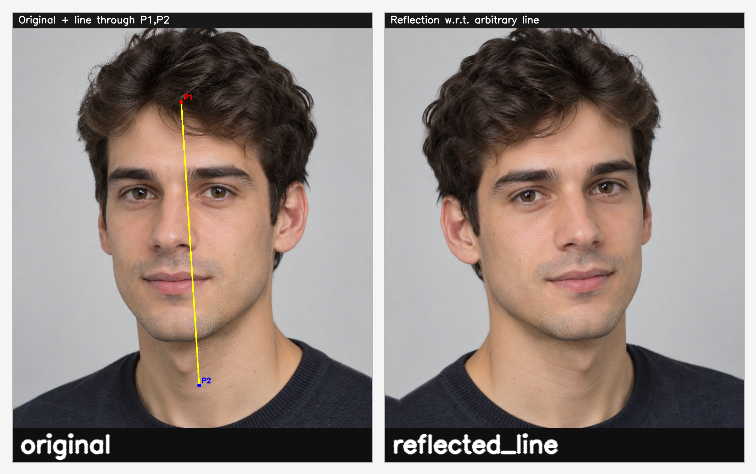
#> input picture outputs/05_reflection_line/person_01_man_young_reflection_line.png, 756 x 474 px, given in place of person_01_man_young.png, which was not available
$ python 05_reflection_about_arbitrary_line.py
#> lines starting #> are read from the running program, lines starting #| are printed output that depends on the picture; pictures that were not available may be replaced by others from this repository, and a replacement may not be noted
### scripts/common.py

from pathlib import Path
import json
import cv2
import numpy as np
import matplotlib.pyplot as plt

BASE_DIR = Path(__file__).resolve().parents[1]
RAW_DIR = BASE_DIR / "images" / "raw"
META_DIR = BASE_DIR / "metadata"
OUTPUT_DIR = BASE_DIR / "outputs"
OUTPUT_DIR.mkdir(exist_ok=True)


def list_people():
    return sorted([p.stem for p in RAW_DIR.glob("*.png")])


def load_bgr(name: str):
#> called with name = 'person_01_man_young'
    path = RAW_DIR / f"{name}.png"
    img = cv2.imread(str(path))
#> img is the input picture: shape (474, 756, 3); mean B, G, R 129.2, 134.4, 146.1
    if img is None:
        raise FileNotFoundError(path)
    return img


def load_rgb(name: str):
    return cv2.cvtColor(load_bgr(name), cv2.COLOR_BGR2RGB)


# [4 lines left out: function load_metadata, not called in this run]


def ensure_dir(*parts):
    path = OUTPUT_DIR.joinpath(*parts)
    path.mkdir(parents=True, exist_ok=True)
    return path


# [5 lines left out: function save_rgb, not called in this run]


def save_bgr(path, img_bgr):
    path = Path(path)
    path.parent.mkdir(parents=True, exist_ok=True)
    cv2.imwrite(str(path), img_bgr)


def draw_title(img_bgr, title: str):
    out = img_bgr.copy()
    cv2.rectangle(out, (0, 0), (out.shape[1], 50), (25, 25, 25), -1)
    cv2.putText(out, title, (20, 34), cv2.FONT_HERSHEY_SIMPLEX, 1.0, (255, 255, 255), 2, cv2.LINE_AA)
    return out


def make_grid(images_bgr, labels, cols=3, gap=12, target_size=None):
    if target_size is not None:
        images_bgr = [cv2.resize(im, target_size) for im in images_bgr]
    h, w = images_bgr[0].shape[:2]
    rows = (len(images_bgr) + cols - 1) // cols
    canvas = np.full((rows * h + (rows + 1) * gap, cols * w + (cols + 1) * gap, 3), 245, np.uint8)
    for i, (im, label) in enumerate(zip(images_bgr, labels)):
        r, c = divmod(i, cols)
        y = gap + r * (h + gap)
        x = gap + c * (w + gap)
        canvas[y:y+h, x:x+w] = im
        cv2.rectangle(canvas, (x, y+h-34), (x+w, y+h), (15,15,15), -1)
        cv2.putText(canvas, label, (x+8, y+h-10), cv2.FONT_HERSHEY_SIMPLEX, 0.8, (255,255,255), 2, cv2.LINE_AA)
        cv2.rectangle(canvas, (x, y), (x+w, y+h), (185,185,185), 1)
    return canvas


# [11 lines left out: function show_matplotlib, not called in this run]

### scripts/05_reflection_about_arbitrary_line.py

"""Reflect an image with respect to an arbitrary line defined by two points.
Uses translate -> rotate -> reflect -> unrotate -> untranslate.
"""
import cv2
import numpy as np
from common import load_bgr, ensure_dir, save_bgr, draw_title, make_grid

name = 'person_01_man_young'
out_dir = ensure_dir('05_reflection_line')
img = load_bgr(name)
h, w = img.shape[:2]
#> h = 474; w = 756

# Two points defining a symmetry line (choose a vertical-ish line through the face)
P1 = np.array([w * 0.47, h * 0.20], dtype=np.float32)
#> P1 = [355.3, 94.8]
P2 = np.array([w * 0.52, h * 0.83], dtype=np.float32)
#> P2 = [393.1, 393.4]


def to_homogeneous(M23):
    H = np.eye(3, dtype=np.float32)
    H[:2, :] = M23
    return H


def translation(tx, ty):
    return np.array([[1, 0, tx], [0, 1, ty], [0, 0, 1]], dtype=np.float32)


def rotation(theta_rad):
    c = np.cos(theta_rad)
    s = np.sin(theta_rad)
    return np.array([[c, -s, 0], [s, c, 0], [0, 0, 1]], dtype=np.float32)


def reflect_x_axis():
    # Reflect across the x-axis in a standard Cartesian system.
    return np.array([[1, 0, 0], [0, -1, 0], [0, 0, 1]], dtype=np.float32)

# In image coordinates y goes downward, but the same composition still produces the desired image-space effect.
v = P2 - P1
#> v = [37.8, 298.6]
theta = np.arctan2(v[1], v[0])
#> theta = 1.44
H = translation(P1[0], P1[1]) @ rotation(theta) @ reflect_x_axis() @ rotation(-theta) @ translation(-P1[0], -P1[1])
M = H[:2, :]
reflected = cv2.warpAffine(img, M, (w, h), flags=cv2.INTER_LINEAR, borderMode=cv2.BORDER_REFLECT)
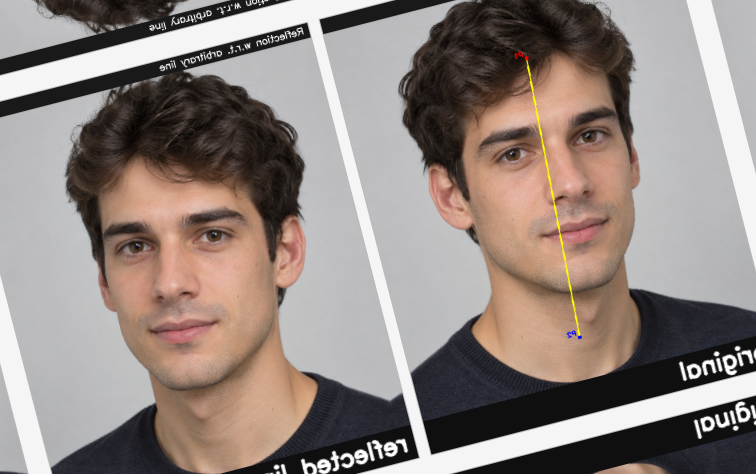
#> reflected: shape (474, 756, 3); mean B, G, R 128.4, 133.7, 145.5

overlay = img.copy()
cv2.line(overlay, tuple(P1.astype(int)), tuple(P2.astype(int)), (0, 255, 255), 3)
cv2.circle(overlay, tuple(P1.astype(int)), 6, (0, 0, 255), -1)
#> overlay: shape (474, 756, 3); mean B, G, R 128.3, 134.6, 146.3
cv2.circle(overlay, tuple(P2.astype(int)), 6, (255, 0, 0), -1)
#> overlay: shape (474, 756, 3); mean B, G, R 128.3, 134.5, 146.3
cv2.putText(overlay, 'P1', tuple((P1 + [8, -8]).astype(int)), cv2.FONT_HERSHEY_SIMPLEX, 0.7, (0,0,255), 2, cv2.LINE_AA)
cv2.putText(overlay, 'P2', tuple((P2 + [8, -8]).astype(int)), cv2.FONT_HERSHEY_SIMPLEX, 0.7, (255,0,0), 2, cv2.LINE_AA)
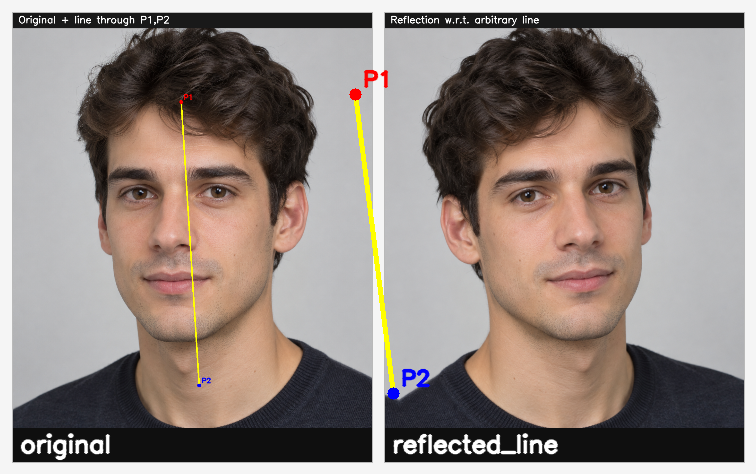
#> overlay: shape (474, 756, 3); mean B, G, R 128.3, 134.3, 146.2

images = [draw_title(overlay, 'Original + line through P1,P2'), draw_title(reflected, 'Reflection w.r.t. arbitrary line')]
#> call 2 of draw_title, with title = 'Reflection w.r.t. arbitrary line'
#> in draw_title (call 2), `cv2.putText(out, title, (20, 34), cv2.FONT_HERSHEY_SIMPLEX, 1.0, (255,..`:
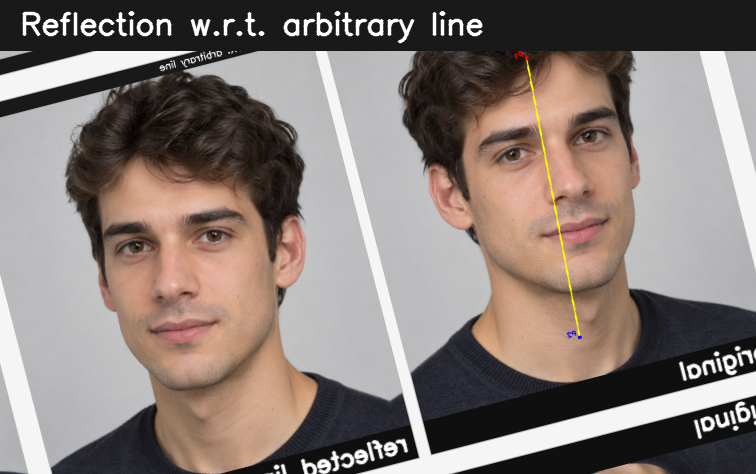
#> out: shape (474, 756, 3); mean B, G, R 119.5, 124.7, 136.2
labels = ['original', 'reflected_line']
grid = make_grid(images, labels, cols=2, target_size=(360, 450))
#> in make_grid, `images_bgr = [cv2.resize(im, target_size) for im in images_bgr]`: images_bgr = 2 items
#> in make_grid, `rows = (len(images_bgr) + cols - 1) // cols`: rows = 1
#> in make_grid, `canvas = np.full((rows * h + (rows + 1) * gap, cols * w + (cols + 1) *..`: canvas: shape (474, 756, 3); every value is 245
#> the loop in make_grid, `for i, (im, label) in enumerate(zip(images_bgr, labels)):` made 2 passes
#> (label, r, c, y, x) on passes 1 to 2: ('original', 0, 0, 12, 12), ('reflected_line', 0, 1, 12, 384)
#> after the loop in make_grid, `for i, (im, label) in enumerate(zip(images_bgr, labels)):`:
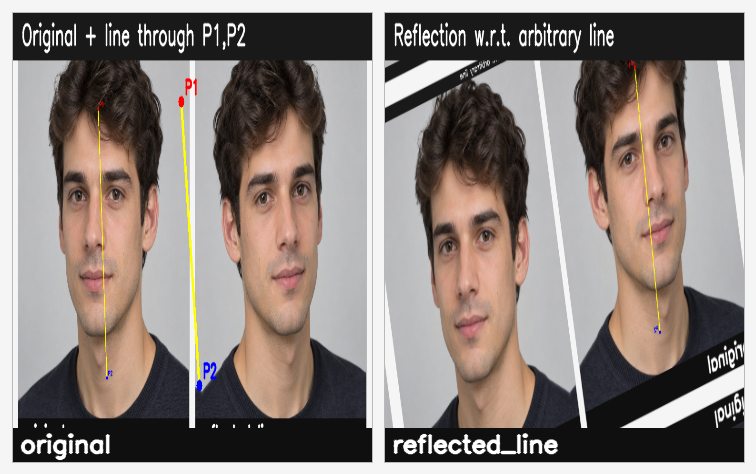
#> canvas: shape (474, 756, 3); mean of channels 0, 1, 2 126, 131, 141.4; drawn as B, G, R
save_bgr(out_dir / f'{name}_reflection_line.png', grid)
print('Saved:', out_dir / f'{name}_reflection_line.png')
print('Homogeneous matrix H =\n', H)
#| Homogeneous matrix H =
#|  [[-9.6845931e-01  2.4917181e-01  6.7581152e+02]
#|  [ 2.4917181e-01  9.6845925e-01 -8.5545670e+01]
#|  [ 0.0000000e+00  0.0000000e+00  1.0000000e+00]]
